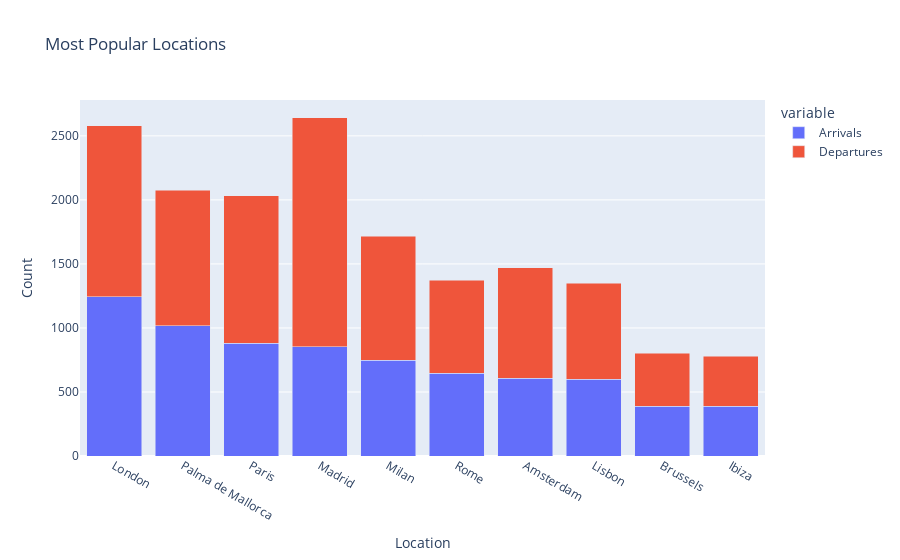

The cell this chart's notebook holds for it:
### Code cell
location_df = pd.DataFrame()
location_df['Arrivals'] = arrival_df['arrival/departure'].value_counts()
location_df['Departures'] = departure_df['arrival/departure'].value_counts()
location_df['Total'] = location_df['Arrivals'] + location_df['Departures']
location_df.reset_index(inplace=True)
location_df.rename(columns={'index':'Location'}, inplace=True)
location_df.fillna(0, inplace=True)
fig = px.bar(location_df.iloc[:10], title='Most Popular Locations', labels={'value':'Count', 'index':'Location'}, barmode='stack',x='Location',y=['Arrivals','Departures'])
fig.show()

### Figure 1 — Plotly figure (JSON) as saved in the notebook; plotly's stock layout.template omitted (floating-point values rounded to 4 significant figures)
{"data": [{"alignmentgroup": "True", "hovertemplate": "variable=Arrivals<br>Location=%{x}<br>Count=%{y}<extra></extra>", "legendgroup": "Arrivals", "marker": {"color": "#636efa", "pattern": {"shape": ""}}, "name": "Arrivals", "offsetgroup": "Arrivals", "orientation": "v", "showlegend": true, "textposition": "auto", "type": "bar", "x": ["London", "Palma de Mallorca", "Paris", "Madrid", "Milan", "Rome", "Amsterdam", "Lisbon", "Brussels", "Ibiza"], "xaxis": "x", "y": [1245, 1016, 881, 853, 748, 645, 607, 598, 389, 389], "yaxis": "y"}, {"alignmentgroup": "True", "hovertemplate": "variable=Departures<br>Location=%{x}<br>Count=%{y}<extra></extra>", "legendgroup": "Departures", "marker": {"color": "#EF553B", "pattern": {"shape": ""}}, "name": "Departures", "offsetgroup": "Departures", "orientation": "v", "showlegend": true, "textposition": "auto", "type": "bar", "x": ["London", "Palma de Mallorca", "Paris", "Madrid", "Milan", "Rome", "Amsterdam", "Lisbon", "Brussels", "Ibiza"], "xaxis": "x", "y": [1335, 1061, 1153, 1788, 969, 726, 864, 751, 414, 390], "yaxis": "y"}], "layout": {"barmode": "stack", "legend": {"title": {"text": "variable"}, "tracegroupgap": 0}, "title": {"text": "Most Popular Locations"}, "xaxis": {"anchor": "y", "domain": [0, 1], "title": {"text": "Location"}}, "yaxis": {"anchor": "x", "domain": [0, 1], "title": {"text": "Count"}}}}
